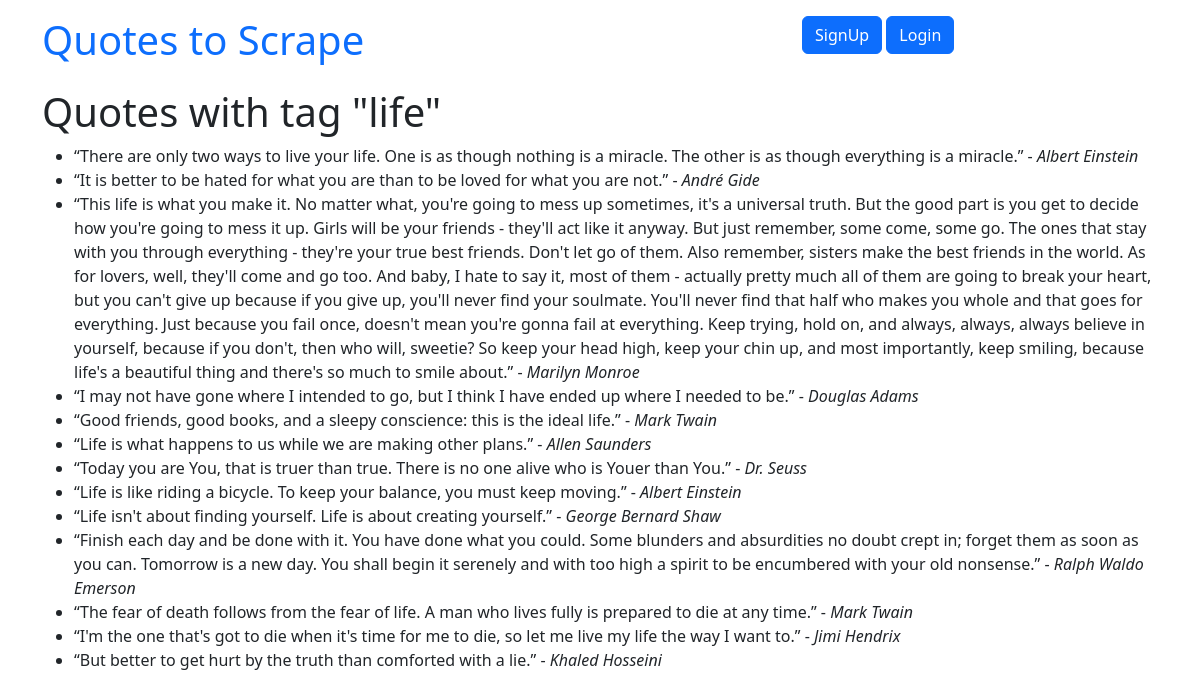
/tag/life/, run on the app's committed database.
### quotes/models.py (models this page shows, shortened)
class Tag(models.Model):
    name = models.CharField(max_length=50, null=False, unique=True)
    def __str__(self):
        return self.name

class Quote(models.Model):
    quote = models.TextField()
    tags = models.ManyToManyField(Tag)
    author = models.ForeignKey(Author, on_delete=models.CASCADE, default=None, null=True)
    created_at = models.DateTimeField(auto_now_add=True)

class Author(models.Model):
    fullname = models.CharField(max_length=50)
    date_born = models.CharField(max_length=50)
    born_location = models.CharField(max_length=150)
    bio = models.TextField()
    created_at = models.DateTimeField(auto_now_add=True)

### quotes/views.py (the view)
# urls.py: path('tag/<slug:tag_name>/', views.tag_quotes, name='tag_quotes'),
def tag_quotes(request, tag_name):
    tag = get_object_or_404(Tag, name=tag_name)
    quotes = Quote.objects.filter(tags__name=tag_name)
    context = {
        'tag': tag,
        'quotes': quotes,
    }
    return render(request, 'quotes/tag_quotes.html', context)

### quotes/templates/quotes/tag_quotes.html
{% extends 'quotes/base.html' %}
{% block content %}
  <h1>Quotes with tag "{{ tag }}"</h1>
  <ul>
    {% for quote in quotes %}
      <li>{{ quote.quote }} - <em>{{ quote.author.fullname }}</em></li>
    {% endfor %}
  </ul>
{% endblock %}

### data on the page
Tag: name "life"
Quote: quote "“There are only two ways to live your life. One is as though nothing is a miracle. The other is as though everything is a miracle.”", author.fullname "Albert Einstein"
Quote: quote "“It is better to be hated for what you are than to be loved for what you are not.”", author.fullname "André Gide"
Quote: quote "“This life is what you make it. No matter what, you're going to mess up sometimes, it's a universal truth. But the good part is you get to decide how you're going to mess it up. Girls will be your friends - they'll act like it anyway. But just remember, some come, some go. The ones that stay with you through everything - they're your true best friends. Don't let go of them. Also remember, sisters make the best friends in the world. As for lovers, well, they'll come and go too. And baby, I hate to say it, most of them - actually pretty much all of them are going to break your heart, but you can't give up because if you give up, you'll never find your soulmate. You'll never find that half who…", author.fullname "Marilyn Monroe"
Quote: quote "“I may not have gone where I intended to go, but I think I have ended up where I needed to be.”", author.fullname "Douglas Adams"
Quote: quote "“Good friends, good books, and a sleepy conscience: this is the ideal life.”", author.fullname "Mark Twain"
Quote: quote "“Life is what happens to us while we are making other plans.”", author.fullname "Allen Saunders"
Quote: quote "“Today you are You, that is truer than true. There is no one alive who is Youer than You.”", author.fullname "Dr. Seuss"
Quote: quote "“Life is like riding a bicycle. To keep your balance, you must keep moving.”", author.fullname "Albert Einstein"
Quote: quote "“Life isn't about finding yourself. Life is about creating yourself.”", author.fullname "George Bernard Shaw"
Quote: quote "“Finish each day and be done with it. You have done what you could. Some blunders and absurdities no doubt crept in; forget them as soon as you can. Tomorrow is a new day. You shall begin it serenely and with too high a spirit to be encumbered with your old nonsense.”", author.fullname "Ralph Waldo Emerson"
Quote: quote "“The fear of death follows from the fear of life. A man who lives fully is prepared to die at any time.”", author.fullname "Mark Twain"
Quote: quote "“I'm the one that's got to die when it's time for me to die, so let me live my life the way I want to.”", author.fullname "Jimi Hendrix"
Quote: quote "“But better to get hurt by the truth than comforted with a lie.”", author.fullname "Khaled Hosseini"
